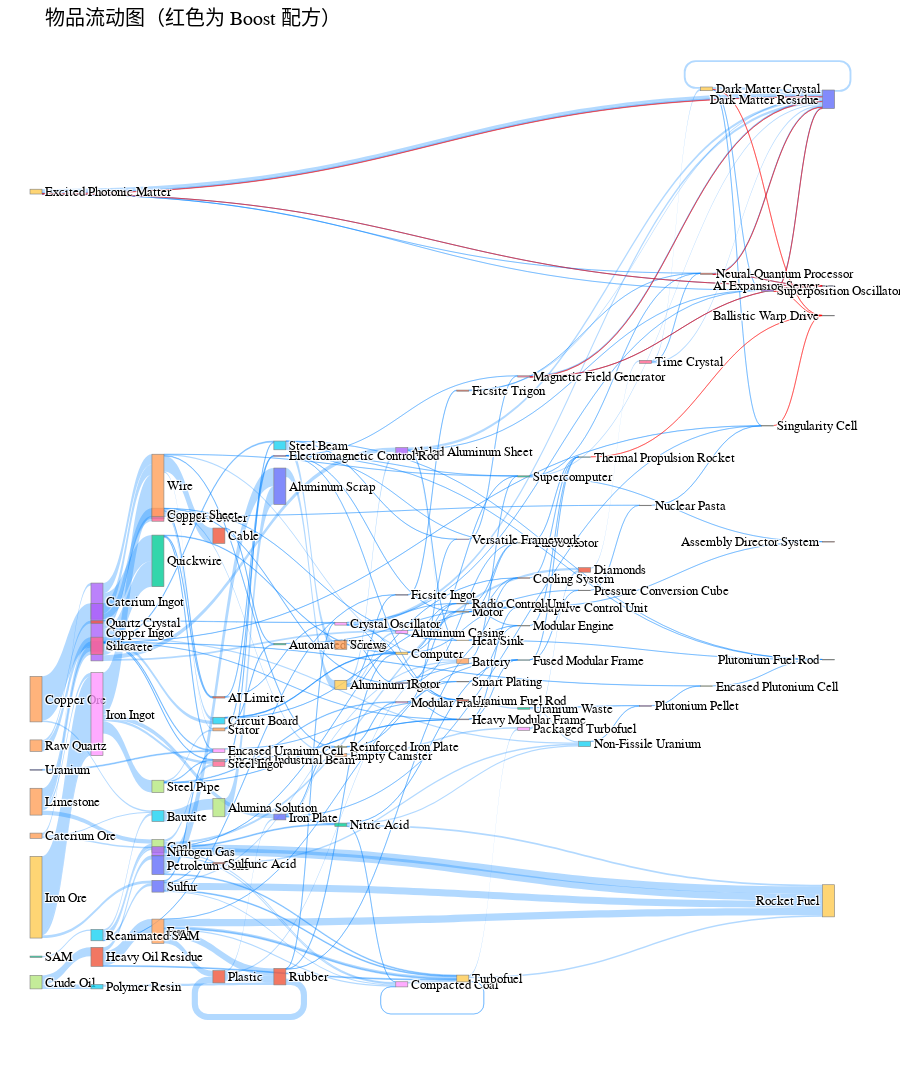

Notebook source saved alongside this figure:
### Code cell
import plotly.graph_objects as go

not_included_items = {"Electricity", "Water", "Somersloop"}
included_items = sorted(set(item_list) - not_included_items)
item_to_sankey_idx = {name: i for i, name in enumerate(included_items)}

sources = []
targets = []
values = []
edge_labels = []
link_colors = []

for j, recipe in enumerate(all_recipes):
    try:
        count = model.x[j]()
    except:
        continue
    if count < 1e-4:
        continue

    # === 边颜色规则 ===
    if '(boost)' in recipe['name']:
        color = 'rgba(255, 0, 0, 0.4)'  # 红色
    elif 'Power' in recipe['name']:
        color = 'rgba(255, 165, 0, 0.4)'  # 橙色
    else:
        color = 'rgba(0, 128, 255, 0.3)'  # 蓝色

    for inp in recipe['inputs']:
        for out in recipe['outputs']:
            if inp['name'] in not_included_items or out['name'] in not_included_items:
                continue
            if inp['name'] not in item_to_sankey_idx or out['name'] not in item_to_sankey_idx:
                continue
            sources.append(item_to_sankey_idx[inp['name']])
            targets.append(item_to_sankey_idx[out['name']])
            values.append(out['amount'] * count)
            edge_labels.append(f"{recipe['name']} × {count:.2f}")
            link_colors.append(color)

fig = go.Figure(data=[go.Sankey(
    arrangement="snap",  
    node=dict(
        pad=18,
        thickness=12,
        line=dict(color="gray", width=0.6),
        label=included_items,
        hoverlabel=dict(bgcolor="white", font_size=13, font_family="Arial")
    ),
    link=dict(
        source=sources,
        target=targets,
        value=values,
        label=edge_labels,
        color=link_colors,
        hoverlabel=dict(bgcolor="white", font_size=14, font_family="Arial")
    )
)])

fig.update_layout(
    title=dict(
        text="物品流动图（红色为 Boost 配方）",
        font_size=20
    ),
    font=dict(size=13, color="black", family="Arial"),
    margin=dict(l=30, r=30, t=50, b=30),
    height=1500,
    plot_bgcolor="white",
    paper_bgcolor="white"
)

fig.show()

fig.write_html("sankey_diagram.html")

### Figure 1 — Plotly figure (JSON) as saved in the notebook; plotly's stock layout.template omitted (floating-point values rounded to 4 significant figures; data arrays with more than 128 entries replaced by an {"elided": "..."} marker saying what was removed)
{"data": [{"arrangement": "snap", "link": {"color": {"elided": "227 str values"}, "hoverlabel": {"bgcolor": "white", "font": {"family": "Arial", "size": 14}}, "label": {"elided": "227 str values"}, "source": {"elided": "227 int values"}, "target": {"elided": "227 int values"}, "value": {"elided": "227 float values"}}, "node": {"hoverlabel": {"bgcolor": "white", "font": {"family": "Arial", "size": 13}}, "label": {"elided": "167 str values"}, "line": {"color": "gray", "width": 0.6}, "pad": 18, "thickness": 12}, "type": "sankey"}], "layout": {"font": {"color": "black", "family": "Arial", "size": 13}, "height": 1500, "margin": {"b": 30, "l": 30, "r": 30, "t": 50}, "paper_bgcolor": "white", "plot_bgcolor": "white", "title": {"font": {"size": 20}, "text": "物品流动图（红色为 Boost 配方）"}}}
